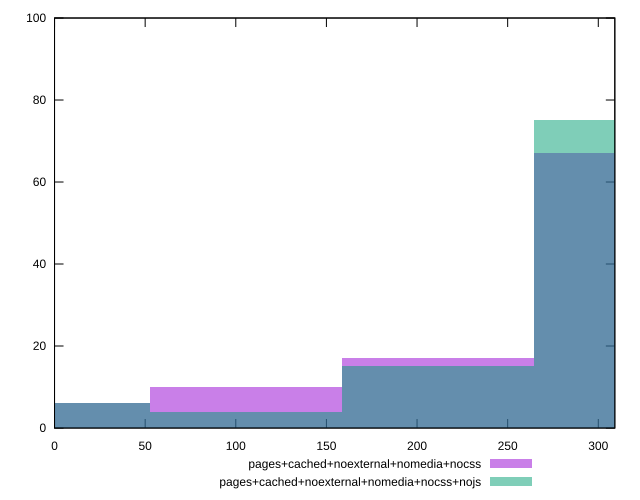

This chart was generated by the following gnuplot code:
reset

$pagesCachedNoexternalNomediaNocss <<EOF
317.40936100877207 67
211.6062406725147 17
0 6
105.80312033625735 10
EOF

$pagesCachedNoexternalNomediaNocssNojs <<EOF
317.40936100877207 75
0 6
211.6062406725147 15
105.80312033625735 4
EOF

set key outside below
set boxwidth 105.80312033625735
set xrange [0:309.12]
set yrange [0:100]
set trange [0:100]
set style fill transparent solid 0.5 noborder
set terminal svg size 640, 500 enhanced background rgb 'white'
set output "reprap/uses-rel-preconnect/comparison/histogram/4_vs_5.svg"

plot $pagesCachedNoexternalNomediaNocss title "pages+cached+noexternal+nomedia+nocss" with boxes, \
     $pagesCachedNoexternalNomediaNocssNojs title "pages+cached+noexternal+nomedia+nocss+nojs" with boxes

reset
